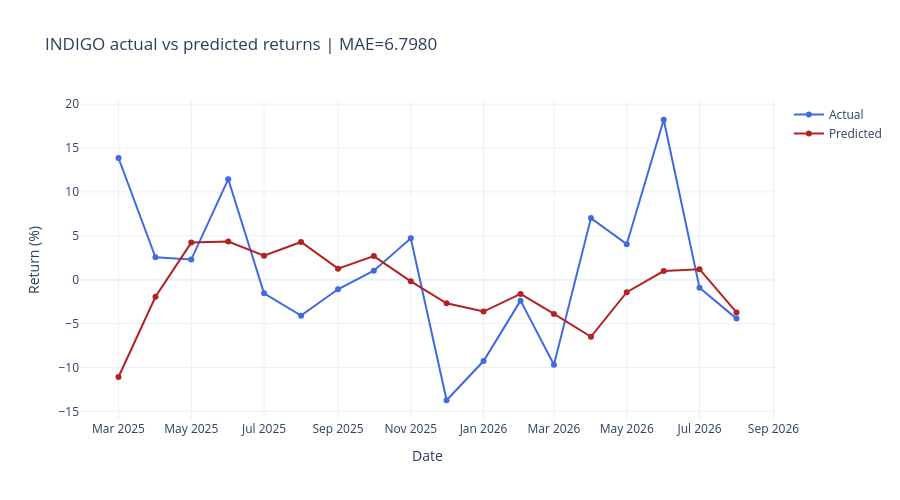

Notebook code cell kept with this figure:
### Code cell
plot_company_predictions('INDIGO')
